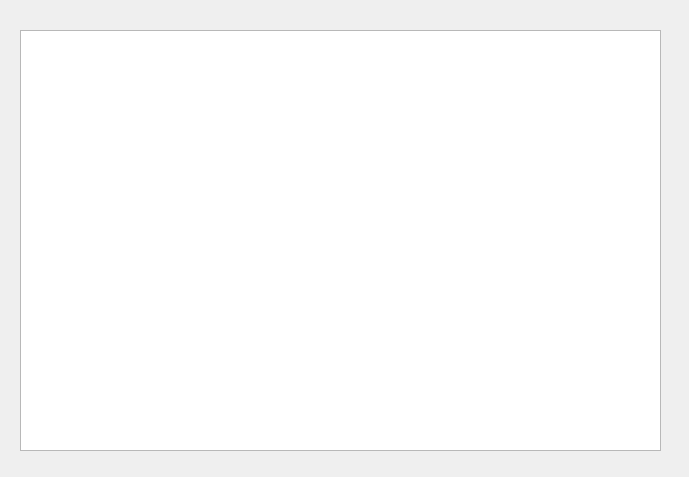
<?xml version="1.0" encoding="UTF-8"?>
<ui version="4.0">
 <class>DisplayScreen</class>
 <widget class="QDialog" name="DisplayScreen">
  <property name="geometry">
   <rect>
    <x>0</x>
    <y>0</y>
    <width>689</width>
    <height>477</height>
   </rect>
  </property>
  <property name="windowTitle">
   <string>Dialog</string>
  </property>
  <widget class="QTextBrowser" name="textBrowser">
   <property name="geometry">
    <rect>
     <x>20</x>
     <y>30</y>
     <width>641</width>
     <height>421</height>
    </rect>
   </property>
  </widget>
 </widget>
 <resources/>
 <connections/>
</ui>
